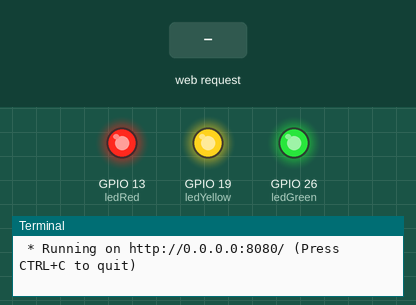
Recording of a program running on a simulated Raspberry Pi (BCM pin numbers). Shown: output pins drawn as LEDs (lit = HIGH), the last lines printed to the terminal. The test bench sets the inputs (shaded band). The clock reads 2024-03-15 10:24:30 at power-on unless the program sets it.

Above: at 1.2 s.
1.3 s: HTTP request for /ledRed/off received
At 2.0 s:
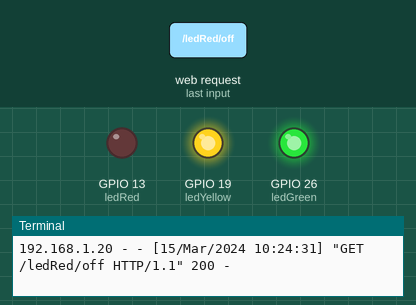
2.8 s: HTTP request for /ledYellow/off received
At 3.1 s:
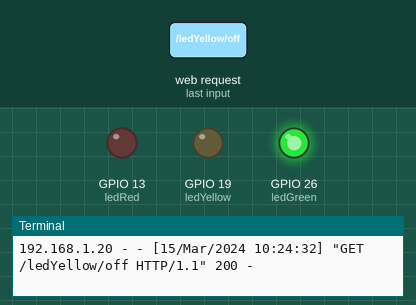
4.3 s: HTTP request for /ledRed/on received
At 5.5 s:
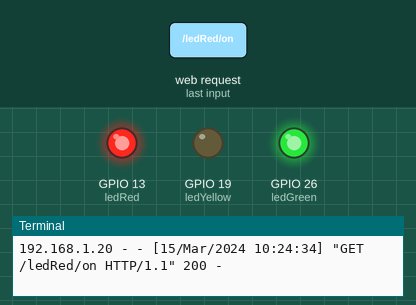
5.8 s: HTTP request for /ledGreen/off received
At 6.6 s:
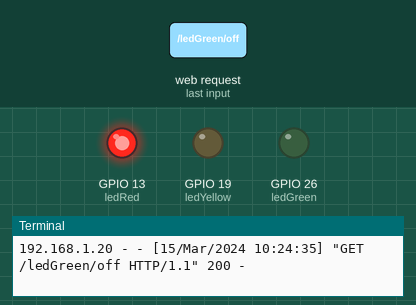
7.3 s: HTTP request for /ledYellow/on received
At 7.8 s:
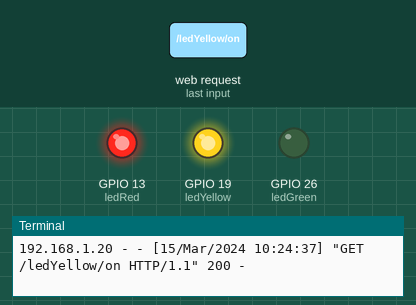
8.8 s: HTTP request for /ledRed/off received
At 10.1 s:
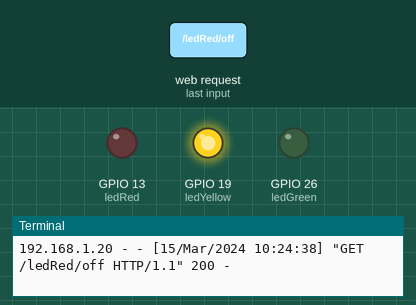
Timing chart, 0 to 11.3 s (numbered marks = the images above; inputs shaded):
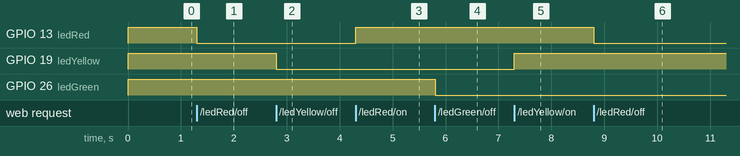

The program:

app.py
```python
import RPi.GPIO as GPIO
from flask import Flask, render_template

app = Flask(__name__)

# GPIO setup
GPIO.setmode(GPIO.BCM)
GPIO.setwarnings(False)

# LED pins
ledRed = 13
ledYellow = 19
ledGreen = 26

# Initialize LED states
ledRedStatus = 1
ledYellowStatus = 1
ledGreenStatus = 0

# Setup GPIO pins
GPIO.setup(ledRed, GPIO.OUT)
GPIO.setup(ledYellow, GPIO.OUT)
GPIO.setup(ledGreen, GPIO.OUT)

# Set initial LED states
GPIO.output(ledRed, GPIO.HIGH)
GPIO.output(ledYellow, GPIO.HIGH)
GPIO.output(ledGreen, GPIO.HIGH)

@app.route("/")
def index():
    # Get current status of LEDs
    ledRedStatus = GPIO.input(ledRed)
    ledYellowStatus = GPIO.input(ledYellow)
    ledGreenStatus = GPIO.input(ledGreen)

    # Pass the LED statuses to the template
    templateData = {
        'ledRed': ledRedStatus,
        'ledYellow': ledYellowStatus,
        'ledGreen': ledGreenStatus,
    }

    return render_template('index.html', **templateData)

@app.route("/<deviceName>/<action>")
def action(deviceName, action):
    # Set actuator based on device name
    if deviceName == "ledRed":
        actuator = ledRed
    elif deviceName == "ledYellow":
        actuator = ledYellow
    elif deviceName == "ledGreen":
        actuator = ledGreen
    else:
        return "Invalid device name", 400

    # Perform action (on/off)
    if action == "on":
        GPIO.output(actuator, GPIO.HIGH)
    elif action == "off":
        GPIO.output(actuator, GPIO.LOW)
    else:
        return "Invalid action", 400

    # Update the LED statuses
    ledRedStatus = GPIO.input(ledRed)
    ledYellowStatus = GPIO.input(ledYellow)
    ledGreenStatus = GPIO.input(ledGreen)

    # Pass the updated LED statuses to the template
    templateData = {
        'ledRed': ledRedStatus,
        'ledYellow': ledYellowStatus,
        'ledGreen': ledGreenStatus,
    }

    return render_template("index.html", **templateData)

if __name__ == "__main__":
    app.run(host="0.0.0.0", port=8080, debug=True)
```

Measured:
- after the input at 1.3 s, GPIO 13 (ledRed): HIGH → LOW at once
- after the input at 2.8 s, GPIO 19 (ledYellow): HIGH → LOW at once
- after the input at 4.3 s, GPIO 13 (ledRed): LOW → HIGH at once
- after the input at 5.8 s, GPIO 26 (ledGreen): HIGH → LOW at once
- after the input at 7.3 s, GPIO 19 (ledYellow): LOW → HIGH at once
- after the input at 8.8 s, GPIO 13 (ledRed): HIGH → LOW at once
